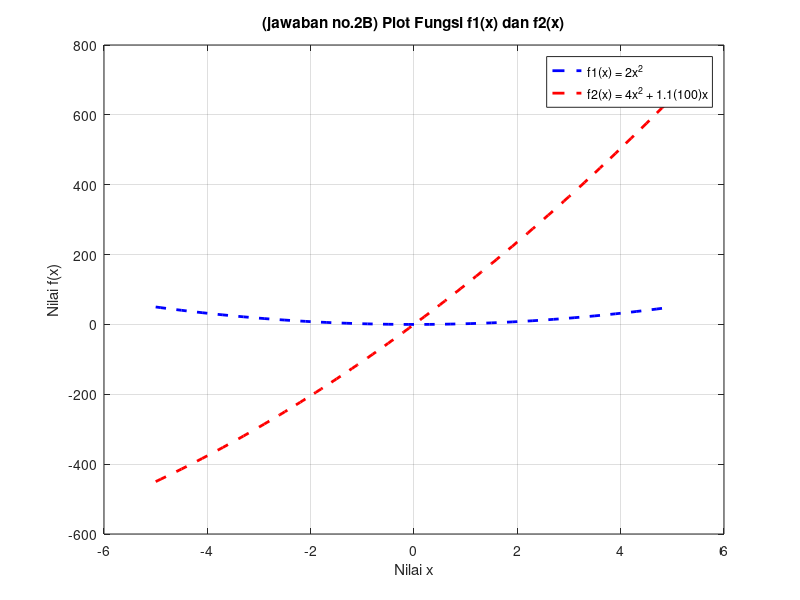
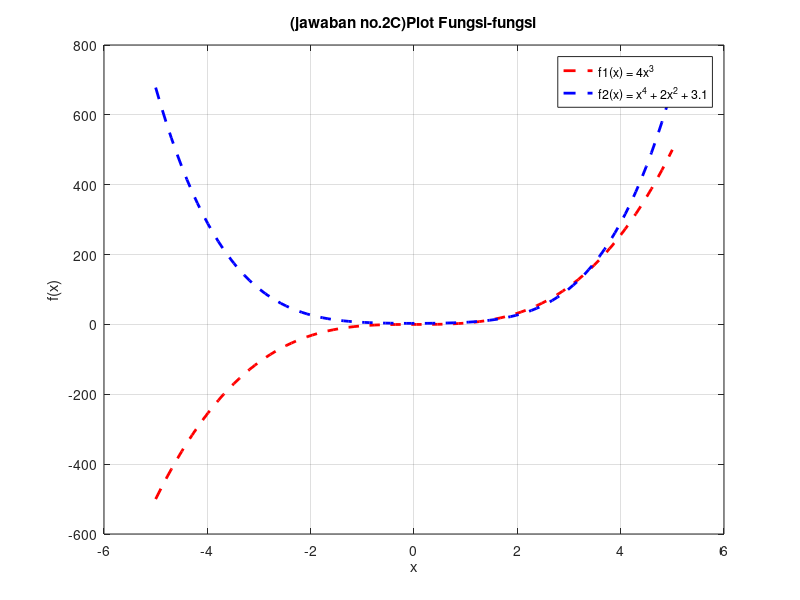
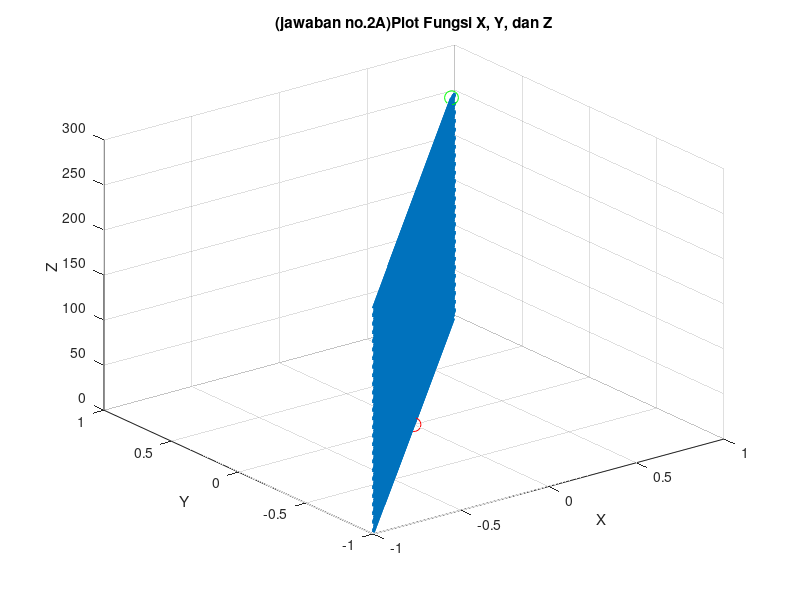

These figures' MATLAB source, in order: (Note: this script raises an error after producing the figures.)
clear all
clc

disp('Nama  : Rahmad Fanhar An')
disp('Nim   : 112022064')
disp('Kelas : D')
disp('Ujian : Ujian Tengah Semester')

%catatan : untuk melihat hasil grafik no.2 bisa di lakukan RUN atau copy untuk
%setiap jawaban soal 2a, 2b, dan 2c dan dimasukkan di "command Windows"lalu enter

%Catatan : Untuk melihat hasil atau jawaban dari code yang saya buat ini
%bisa dilakukan "RUN" pada software MATLAB

%SOAL NO.1
%Tentukan penyelesaian umum dari persamaan linear diferensial orde dua yang
%direpresentasikan dalam bentuk persamaan berikut :
%a)Y” + 5y’ + 6y = 0
%b)Y" – 8y' + 16y = 2t + (xxx) ;untuk (xxx) menjadi 064 = 100
%c)Y" + y' – 2y = 4t + (xxx) ;untuk (xxx) menjadi 064 = 100
%d)Y" + 2y' – 3y = sin 2,xxxt ;untuk (xxx) menjadi 064 = 100
disp('===================================================================')


%JAWAB NO. 1
%untuk jawaban no 1 ada di paling bawah karena "PROMT syms" di software matlab laptop saya error
%jadi untuk supaya codingan grafik no.2 saya muncul ketika di run 
%itula kenapa jawaban no.1 saya buat di line paling bawah jawaban saya

%SOAL NO. 2
%a) Dengan menggunakan Matlab, plot fungsi pada persamaan berikut :
%X = sin(2,100t)
%Y = sin(2,100t)
%Z = 4t
%Untuk 0< t <20pi
%b) Dengan menggunakan Matlab, plot fungsi pada persamaan berikut :
%f1(x) = 2x2
%f2(x) = 4x2 + 1.(100)x
%Untuk -5< x < 5 dengan warna yang berbeda dan putus – putus
%c) dengan menggunakan matlab , plot fungsi pada persamaan berikut:
%f1(x) = 4x3
%f2 (x) = x4 + 2x2 + 3,100
%Untuk -5< x < 5 dengan warna yang berbeda dan putus – putus.
disp('===================================================================')
%===================================================================================


%JAWAB NO. 2
%JAWABAN NO. 2A
%===================================================================================
% Definisikan rentang waktu 0 < t < 20*pi
t = linspace(0, 20*pi, 1000);

% Hitung nilai X, Y, dan Z
X = sin(2*pi*100*t);
Y = sin(2*pi*100*t);
Z = 4*t;

% Plot 3D
figure;
plot3(X, Y, Z, 'LineWidth', 2);
title('(jawaban no.2A)Plot Fungsi X, Y, dan Z');
xlabel('X');
ylabel('Y');
zlabel('Z');
grid on;

% Optional: Tambahkan garis waktu
hold on;
plot3(X(1), Y(1), Z(1), 'ro', 'MarkerSize', 10); % Titik awal
plot3(X(end), Y(end), Z(end), 'go', 'MarkerSize', 10); % Titik akhir
hold off;
%===================================================================================


%JAWABAN NO. 2B
%===================================================================================
% Membuat rentang nilai x dari -5 hingga 5 dengan selang 0.1
x = -5:0.1:5;

% Menghitung nilai f1(x) dan f2(x) sesuai dengan persamaan yang diberikan
f1 = 2 * x.^2;
f2 = 4 * x.^2 + 1.1 * 100 * x;

% Membuat plot untuk f1(x) dengan garis putus-putus (--) dan warna biru
plot(x, f1, '--b', 'LineWidth', 2);
hold on; % Menahan plot untuk menambahkan plot berikutnya

% Membuat plot untuk f2(x) dengan garis putus-putus (--) dan warna merah
plot(x, f2, '--r', 'LineWidth', 2);

% Menambahkan label sumbu x dan y
xlabel('Nilai x');
ylabel('Nilai f(x)');

% Menambahkan judul plot
title('(jawaban no.2B) Plot Fungsi f1(x) dan f2(x)');

% Menambahkan legenda untuk membedakan f1(x) dan f2(x)
legend('f1(x) = 2x^2', 'f2(x) = 4x^2 + 1.1(100)x');

% Menampilkan grid pada plot
grid on;
%===================================================================================


%JAWABAN NO. 2C
%===================================================================================
% Definisi fungsi-fungsi
x = linspace(-5, 5, 100); % Membuat vektor x dari -5 hingga 5

f1 = 4 * x.^3;
f2 = x.^4 + 2 * x.^2 + 3.1;

% Membuat plot dengan warna berbeda dan garis putus-putus
figure;

plot(x, f1, '--r', 'LineWidth', 2); % Plot f1 dengan garis putus-putus merah
hold on;

plot(x, f2, '--b', 'LineWidth', 2); % Plot f2 dengan garis putus-putus biru

% Menambahkan label dan judul
xlabel('x');
ylabel('f(x)');
title('(jawaban no.2C)Plot Fungsi-fungsi');
legend('f1(x) = 4x^3', 'f2(x) = x^4 + 2x^2 + 3.1');
grid on;

hold off;

%===================================================================================
%===================================================================================
%no 2a( penulisan ulang karena grafikny hanya 2 yg muncul)
t = linspace(0, 20*pi, 1000);

% Hitung nilai X, Y, dan Z
X = sin(2*pi*100*t);
Y = sin(2*pi*100*t);
Z = 4*t;

% Plot 3D
figure;
plot3(X, Y, Z, 'LineWidth', 2);
title('(jawaban no.2A)Plot Fungsi X, Y, dan Z');
xlabel('X');
ylabel('Y');
zlabel('Z');
grid on;

% Optional: Tambahkan garis waktu
hold on;
plot3(X(1), Y(1), Z(1), 'ro', 'MarkerSize', 10); % Titik awal
plot3(X(end), Y(end), Z(end), 'go', 'MarkerSize', 10); % Titik akhir
hold off;


%===================================================================================
%jAWABAN NO. 1
% A. Y" + 5y' + 6y = 0
a = dsolve('D2y = -5*Dy - 6*y')

% B. Y"-8y'+16y = 2t + (100)
b = dsolve('D2y = 8*Dy - 16*+y2*t + 100')

% C. Y" + y'=2y = 4t + (100)
c = dsolve ('D2y = -Dy + 2*y + 4*t + 100')

% D. Y" + 2y'-3y = sin 2,064t
d = dsolve ('D2y = -2*Dy + 3*y + sin(2.100*t)')
%===================================================================================









